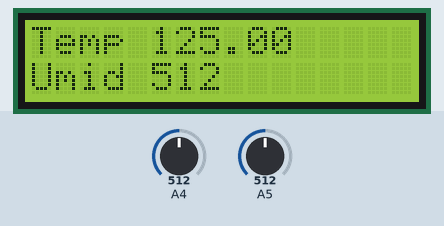
This sketch was run on a simulated Arduino Uno, built with avr-gcc and run on an emulated ATmega328P. Shown: 16×2 character LCD. Inputs (shaded band) come from the test bench; at power-on: A4 = 512, A5 = 512.

Above: at 1.2 s.
1.3 s: A4 set to 716
At 1.7 s:
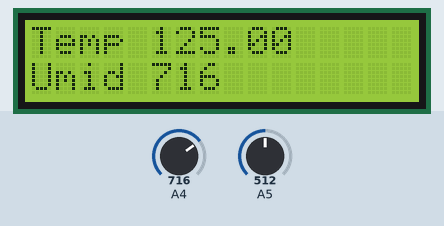
2.8 s: A5 set to 716
At 4.0 s:
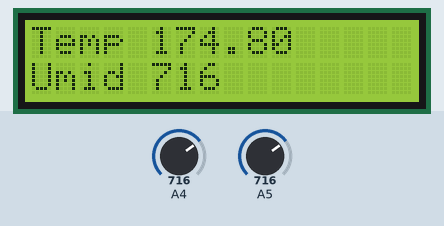
4.3 s: A4 set to 900
At 5.2 s:
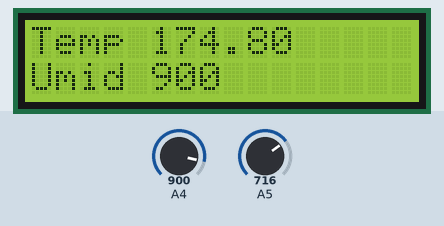
5.8 s: A5 set to 900
At 6.4 s:
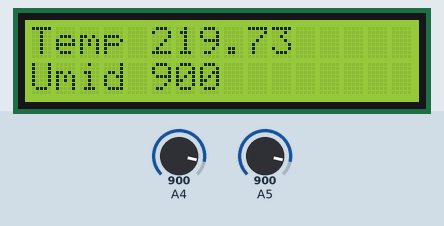
7.3 s: A4 set to 1023
At 8.5 s:
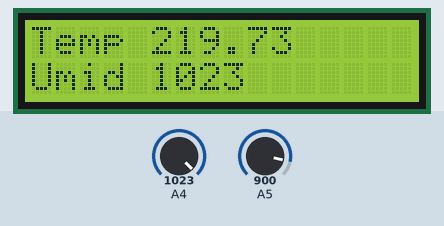
8.8 s: A5 set to 1023
At 9.3 s:
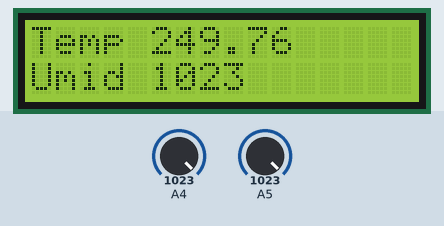
Timing chart, 0 to 11.3 s (numbered marks = the images above; inputs shaded):
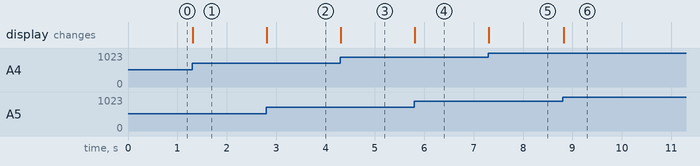

Measured:
- after the input at 1.3 s, the display: changes at once (image 1)
- after the input at 2.8 s, the display: changes at once (image 2)
- after the input at 4.3 s, the display: changes at once (image 3)
- after the input at 5.8 s, the display: changes at once (image 4)
- after the input at 7.3 s, the display: changes at once (image 5)
- after the input at 8.8 s, the display: changes at once (image 6)

The sketch:

weather.ino
```cpp
#include <LiquidCrystal.h>

LiquidCrystal lcd(7, 6, 5, 4, 3, 2);

void setup() {
  lcd.begin(16, 2);
}

void loop() {
  int reading = analogRead(5);
  float voltage = reading * 5.0;
  voltage /= 1024.0;
  float tempC = (voltage * 0.5) * 100;
  int humidityLevel = analogRead(4);

  lcd.setCursor(0, 0);
  lcd.print("Temp :");
  lcd.setCursor(5, 0);
  lcd.print(tempC);
  lcd.setCursor(0, 1);
  lcd.print("Umid :");
  lcd.setCursor(5, 1);
  lcd.print(humidityLevel);
}
```
